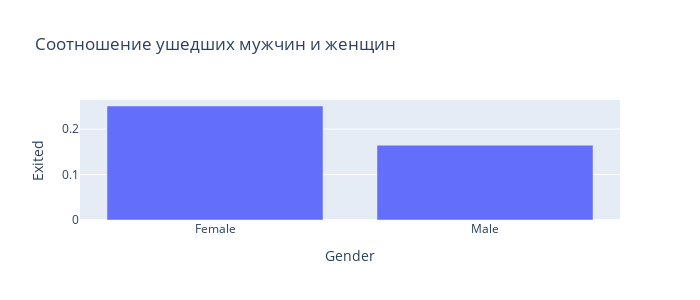

Notebook source saved alongside this figure:
### Markdown cell above
9.5 Из приведенной пузырьковой диаграммы видно, что ушедшие клиенты чаще лояльных пользовались кредитами и кредитный рейтинг у них выше. Возможно они уходили так как их не устраивали кредитные обязательства, но по оси абсцисс(предполагаемая заработная плата) большая часть ушедших клиентов имеет проедполагаемую заработную плату <100000. Также следует обратить внимание на выдачу кредитов клиентам с зарплатой 0.

### Code cell
bar_data = churn.groupby(['Gender'], as_index=False).mean()
px.bar(
    data_frame=bar_data,
    x='Gender',
    y='Exited',
    height=300,
    width=700,
    title='Соотношение ушедших мужчин и женщин'
)

### Figure 1 — Plotly figure (JSON) as saved in the notebook; plotly's stock layout.template omitted (floating-point values rounded to 4 significant figures)
{"data": [{"alignmentgroup": "True", "hovertemplate": "Gender=%{x}<br>Exited=%{y}<extra></extra>", "legendgroup": "", "marker": {"color": "#636efa", "pattern": {"shape": ""}}, "name": "", "offsetgroup": "", "orientation": "v", "showlegend": false, "textposition": "auto", "type": "bar", "x": ["Female", "Male"], "xaxis": "x", "y": [0.2507, 0.1646], "yaxis": "y"}], "layout": {"barmode": "relative", "height": 300, "legend": {"tracegroupgap": 0}, "title": {"text": "Соотношение ушедших мужчин и женщин"}, "width": 700, "xaxis": {"anchor": "y", "domain": [0, 1], "title": {"text": "Gender"}}, "yaxis": {"anchor": "x", "domain": [0, 1], "title": {"text": "Exited"}}}}
